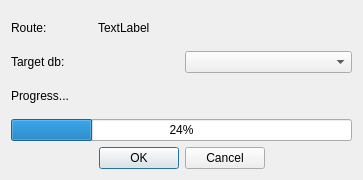
<?xml version="1.0" encoding="UTF-8"?>
<ui version="4.0">
 <class>ExportRouteDialog</class>
 <widget class="QDialog" name="ExportRouteDialog">
  <property name="geometry">
   <rect>
    <x>0</x>
    <y>0</y>
    <width>363</width>
    <height>180</height>
   </rect>
  </property>
  <property name="windowTitle">
   <string>Dialog</string>
  </property>
  <layout class="QGridLayout" name="gridLayout">
   <item row="1" column="2" colspan="2">
    <widget class="QComboBox" name="cbConnections"/>
   </item>
   <item row="4" column="0" colspan="3">
    <widget class="QDialogButtonBox" name="buttonBox">
     <property name="orientation">
      <enum>Qt::Horizontal</enum>
     </property>
     <property name="standardButtons">
      <set>QDialogButtonBox::Cancel|QDialogButtonBox::Ok</set>
     </property>
    </widget>
   </item>
   <item row="1" column="0" colspan="2">
    <widget class="QLabel" name="label_2">
     <property name="text">
      <string>Target db:</string>
     </property>
    </widget>
   </item>
   <item row="0" column="0">
    <widget class="QLabel" name="label">
     <property name="text">
      <string>Route:</string>
     </property>
    </widget>
   </item>
   <item row="3" column="0" colspan="4">
    <widget class="QProgressBar" name="progressBar">
     <property name="value">
      <number>24</number>
     </property>
    </widget>
   </item>
   <item row="2" column="0" colspan="4">
    <widget class="QLabel" name="lblHelp">
     <property name="text">
      <string>Progress...</string>
     </property>
    </widget>
   </item>
   <item row="0" column="1" colspan="3">
    <widget class="QLabel" name="lblRoute">
     <property name="text">
      <string>TextLabel</string>
     </property>
    </widget>
   </item>
  </layout>
 </widget>
 <resources/>
 <connections>
  <connection>
   <sender>buttonBox</sender>
   <signal>accepted()</signal>
   <receiver>ExportRouteDialog</receiver>
   <slot>accept()</slot>
   <hints>
    <hint type="sourcelabel">
     <x>248</x>
     <y>254</y>
    </hint>
    <hint type="destinationlabel">
     <x>157</x>
     <y>274</y>
    </hint>
   </hints>
  </connection>
  <connection>
   <sender>buttonBox</sender>
   <signal>rejected()</signal>
   <receiver>ExportRouteDialog</receiver>
   <slot>reject()</slot>
   <hints>
    <hint type="sourcelabel">
     <x>316</x>
     <y>260</y>
    </hint>
    <hint type="destinationlabel">
     <x>286</x>
     <y>274</y>
    </hint>
   </hints>
  </connection>
 </connections>
</ui>
